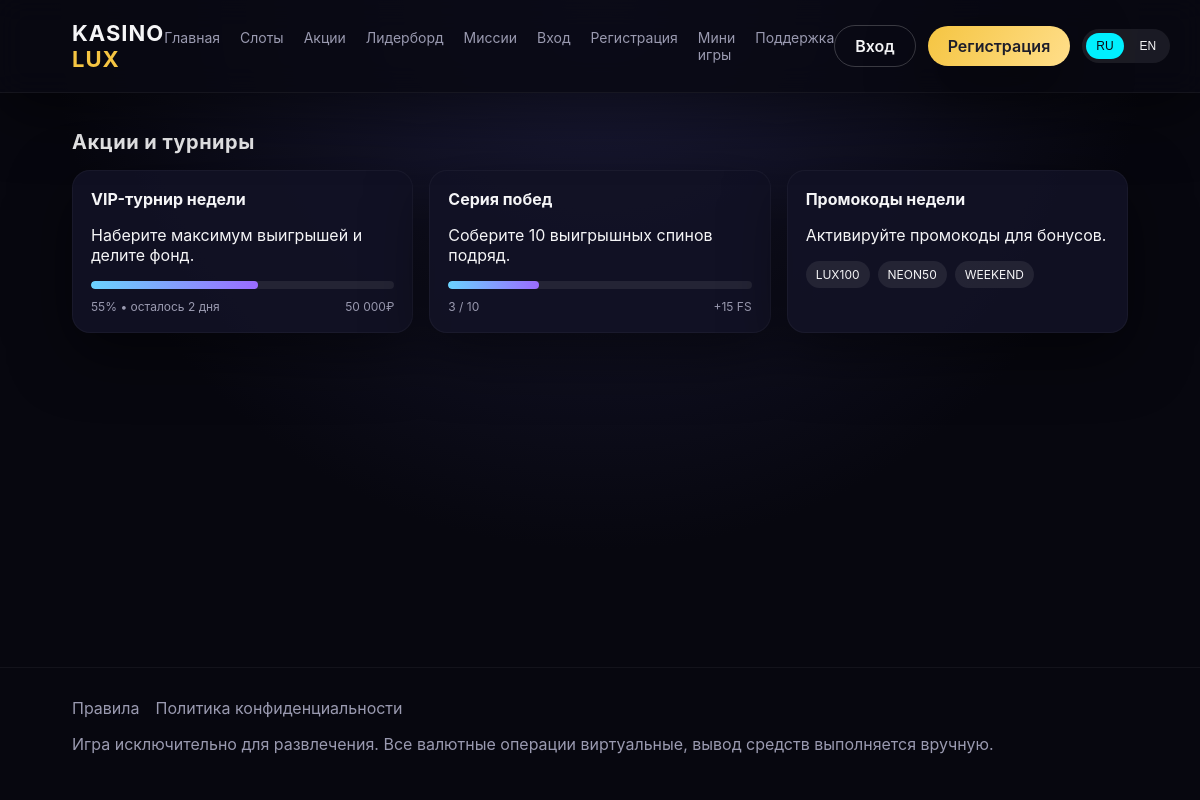
The app's page /promotions.php with its own data.
### tables this page shows
CREATE TABLE settings (
    id INT AUTO_INCREMENT PRIMARY KEY,
    name VARCHAR(100) NOT NULL UNIQUE,
    value TEXT NOT NULL
);

### config.php (called while the page is built)
<?php
return [
    'site' => [
        'name' => 'Kasino Lux',
        'base_url' => '',
        'default_language' => 'ru',
        'support_email' => 'support@example.com',
        'demo_mode' => false,
    ],
    'db' => [
        'host' => 'localhost',
        'name' => 'kasino',
        'user' => 'root',
        'pass' => '',
        'charset' => 'utf8mb4',
    ],
    'security' => [
        'session_name' => 'kasino_session',
        'csrf_key' => 'change_this_secret_key',
        'rate_limit' => [
            'login' => ['window' => 300, 'max' => 10],
            'spin' => ['window' => 60, 'max' => 120],
            'withdrawal' => ['window' => 3600, 'max' => 5],
        ],
    ],
    'payments' => [
        'sbp' => [
            'merchant_id' => 'SBP_MERCHANT_ID',
            'secret' => 'SBP_SECRET',
            'min_amount' => 100,
            'max_amount' => 100000,
        ],
    ],
    'bonuses' => [
        'daily_amount' => 50,
        'welcome_amount' => 500,
        'welcome_wager' => 20,
        'cashback_percent' => 5,
    ],
    'pwa' => [
        'name' => 'Kasino Lux',
        'short_name' => 'Kasino',
        'theme_color' => '#0b0b14',
        'background_color' => '#0b0b14',
    ],
    'game' => [
        'min_bet' => 10,
        'max_bet' => 1000,
    ],
];

### promotions.php (the view, shortened to what this page needs)
<?php
require __DIR__ . '/helpers.php';
?>
<section class="section">
    <h2><?php echo site_setting('promotions_title', t('promotions_title')); ?></h2>
    <div class="cards">
        <div class="card promo-card">
            <strong><?php echo site_setting('promo_vip_title', t('promo_vip_title')); ?></strong>
            <p><?php echo site_setting('promo_vip_desc', t('promo_vip_desc')); ?></p>
            <div class="progress">
                <div class="progress-bar" style="width: 55%"></div>
            </div>
            <div class="mission-meta">
                <span>55% • осталось 2 дня</span>
                <span>50 000₽</span>
            </div>
        </div>
        <div class="card promo-card">
            <strong><?php echo site_setting('promo_streak_title', t('promo_streak_title')); ?></strong>
            <p><?php echo site_setting('promo_streak_desc', t('promo_streak_desc')); ?></p>
            <div class="progress">
                <div class="progress-bar" style="width: 30%"></div>
            </div>
            <div class="mission-meta">
                <span>3 / 10</span>
                <span>+15 FS</span>
            </div>
        </div>
        <div class="card promo-card">
            <strong><?php echo site_setting('promo_codes_title', t('promo_codes_title')); ?></strong>
            <p><?php echo site_setting('promo_codes_desc', t('promo_codes_desc')); ?></p>
            <div class="promo-tags">
                <?php
                $codes = array_filter(array_map('trim', explode(',', site_setting('promo_codes_list', 'LUX100, NEON50, WEEKEND'))));
                foreach ($codes as $code):
                ?>
                    <span class="tag"><?php echo htmlspecialchars($code, ENT_QUOTES); ?></span>
                <?php endforeach; ?>
            </div>
        </div>
    </div>
</section>

### assets/css/style.css (style rules this page uses)
:root { --bg: #0b0b14; --panel: #121225; --panel-strong: #181834; --accent: #f5c542; --accent-soft: rgba(245, 197, 66, 0.2); --neon: #00f0ff; --neon-soft: rgba(0, 240, 255, 0.15); --text: #f5f5f7; --muted: #9a9ab0; --danger: #ff5f6d; --success: #3ef7b0; --shadow: 0 20px 60px rgba(0, 0, 0, 0.5); --glow: 0 0 30px rgba(0, 240, 255, 0.2); font-family: 'Inter', 'Segoe UI', system-ui, sans-serif; }
* { box-sizing: border-box; }
body { margin: 0; background: radial-gradient(circle at top, #1c1c3a, #07070f 55%) fixed; color: var(--text); }
.section { padding: 20px 6vw 60px; }
.section h2 { font-size: 20px; margin-bottom: 16px; letter-spacing: 0.5px; }
.cards { display: grid; gap: 16px; grid-template-columns: repeat(auto-fit, minmax(200px, 1fr)); }
.mission-card, .promo-card, .referral-card { background: linear-gradient(145deg, rgba(18, 18, 37, 0.9), rgba(30, 30, 58, 0.9)); border: 1px solid rgba(255, 255, 255, 0.08); }
.progress { width: 100%; height: 8px; border-radius: 999px; background: rgba(255, 255, 255, 0.08); overflow: hidden; margin-top: 12px; }
.progress-bar { height: 100%; border-radius: 999px; background: linear-gradient(90deg, #6ad3ff, #9b6bff); }
.mission-meta { display: flex; justify-content: space-between; margin-top: 10px; color: var(--muted); font-size: 12px; }
.promo-tags { display: flex; gap: 8px; flex-wrap: wrap; margin-top: 12px; }
.tag { padding: 6px 10px; border-radius: 999px; font-size: 12px; background: rgba(255, 255, 255, 0.08); color: var(--text); }
.card { background: rgba(18, 18, 37, 0.9); padding: 18px; border-radius: 18px; border: 1px solid rgba(255, 255, 255, 0.04); box-shadow: var(--shadow); transition: transform 0.2s ease, border-color 0.2s ease; }

### records on screen
settings: value "Акции и турниры"
settings: value "VIP-турнир недели"
settings: value "Наберите максимум выигрышей и делите фонд."
settings: value "Серия побед"
settings: value "Соберите 10 выигрышных спинов подряд."
settings: value "Промокоды недели"
settings: value "Активируйте промокоды для бонусов."
settings: value "LUX100", value "NEON50", value "WEEKEND"

### other values on screen
t('nav_home') "Главная"
t('nav_slots') "Слоты"
t('nav_promotions') "Акции"
t('nav_leaderboard') "Лидерборд"
t('nav_missions') "Миссии"
t('nav_login') "Вход"
t('nav_register') "Регистрация"
t('nav_minigames') "Мини игры"
t('nav_support') "Поддержка"
t('nav_terms') "Правила"
t('nav_privacy') "Политика конфиденциальности"
t('legal_notice') "Игра исключительно для развлечения. Все валютные операции виртуальные, вывод средств выполняется вручную."
